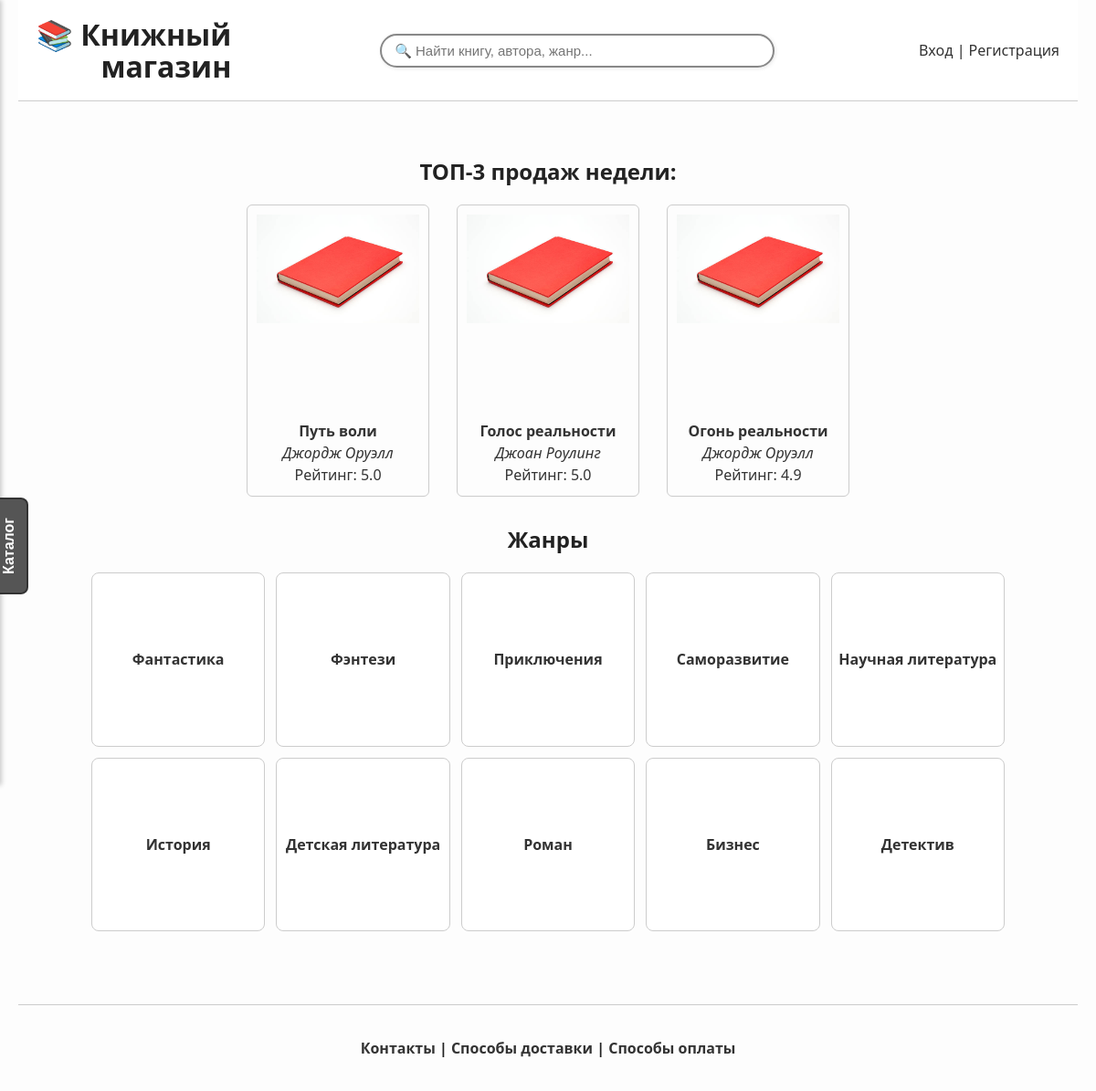
/, run on an earlier commit of the app's database.
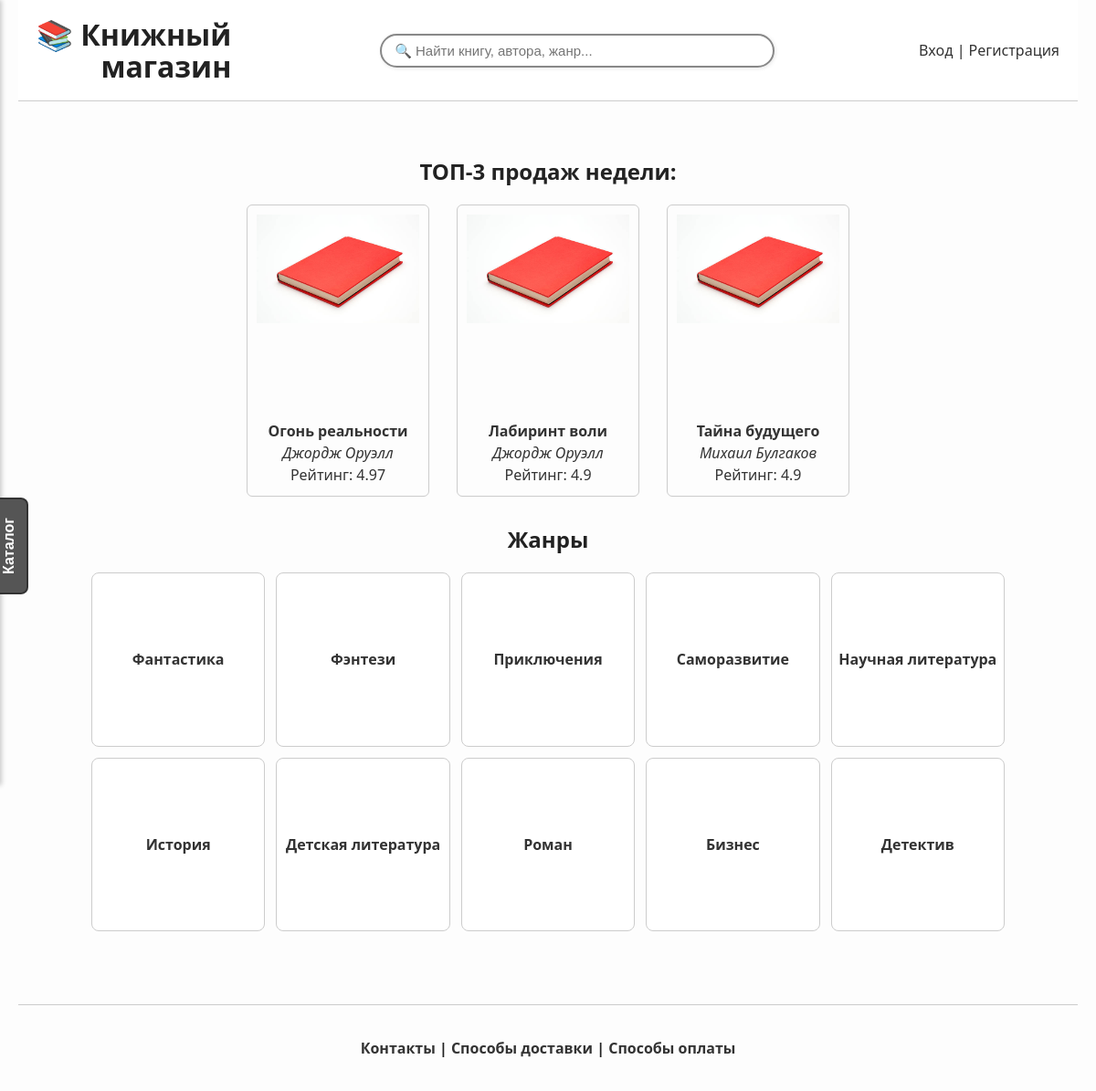
And on a later commit of the database.
### app/models.py (models this page shows)
class Book(db.Model):
    id = db.Column(db.Integer, primary_key=True)
    title = db.Column(db.String(120))
    author = db.Column(db.String(120))
    year = db.Column(db.Integer)
    price = db.Column(db.Float)
    genre = db.Column(db.String(100))
    category = db.Column(db.String(100))
    cover = db.Column(db.String(255))
    description = db.Column(db.Text)
    rating = db.Column(db.Float)

### app/routes/book_routes.py (the view)
    @app.route('/')
    def index():
        query = request.args.get('q', '').strip()
        if query:
            books = Book.query.filter(
                Book.title.ilike(f"%{query}%") | Book.author.ilike(f"%{query}%")
            ).all()
        else:
            books = Book.query.all()
        top_books = Book.query.order_by(Book.rating.desc()).limit(3).all()
        return render_template('index.html', books=books, top_books=top_books)

### app/templates/index.html (shortened to what this page needs)
{% extends 'base.html' %}
{% block content %}
<div id="main-content" style="padding: 20px;">
    <div class="top3-wrapper">
        <h2 class="top3-heading">ТОП-3 продаж недели:</h2>
        <div class="top3-books">
            {% for book in top_books %}
            <a href="{{ url_for('book_detail', book_id=book.id) }}" class="book-card">
                <div>
                    <img src="{{ url_for('static', filename='covers/book_cover.jpg') }}" alt="Обложка">
                    <div class="book-info">
                        <strong>{{ book.title }}</strong>
                        <em>{{ book.author }}</em>
                        <span>Рейтинг: {{ book.rating }}</span>
                    </div>
                </div>
            </a>
            {% endfor %}
        </div>
    </div>
    <h2 style="text-align: center;">Жанры</h2>
    <div class="genre-grid">
        {% for genre in genres[:10] %}
        <a href="{{ url_for('books_by_genre', genre_name=genre) }}" class="genre-tile">
            {{ genre }}
        </a>
        {% endfor %}
    </div>
</div>
{% endblock %}

What changed in the data, as far as the page shows it:
no longer on this page (row edited): Book: title "Путь воли", author "Джордж Оруэлл", rating "5.0"
no longer on this page (row edited): Book: title "Голос реальности", author "Джоан Роулинг", rating "5.0"
changed Book "Огонь реальности": rating "4.9" → "4.97"
now on this page (row unchanged): Book: title "Лабиринт воли", author "Джордж Оруэлл", rating "4.9"
now on this page (row unchanged): Book: title "Тайна будущего", author "Михаил Булгаков", rating "4.9"
